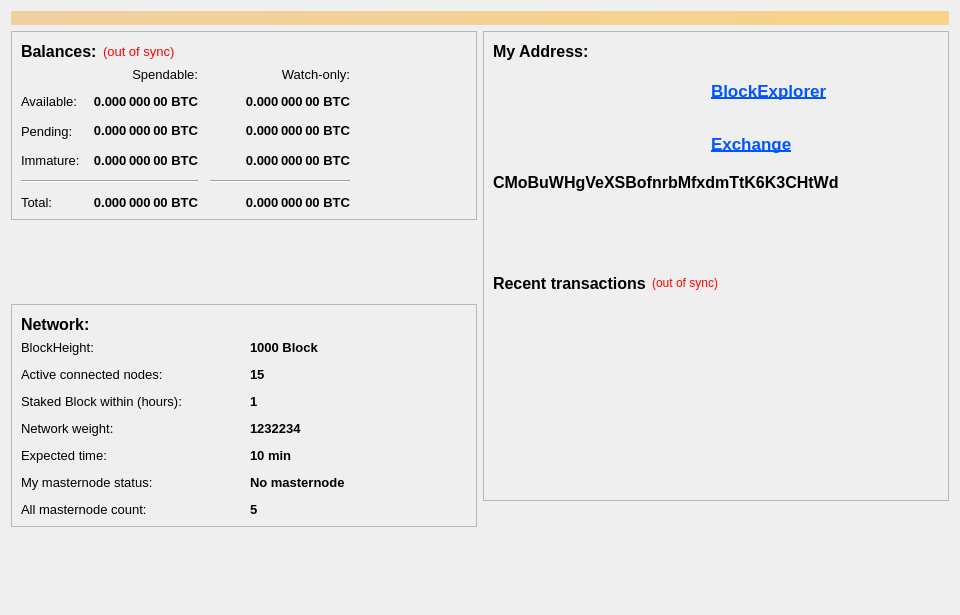
<?xml version="1.0" encoding="UTF-8"?>
<ui version="4.0">
 <class>OverviewPage</class>
 <widget class="QWidget" name="OverviewPage">
  <property name="geometry">
   <rect>
    <x>0</x>
    <y>0</y>
    <width>960</width>
    <height>615</height>
   </rect>
  </property>
  <property name="minimumSize">
   <size>
    <width>960</width>
    <height>0</height>
   </size>
  </property>
  <property name="windowTitle">
   <string>Form</string>
  </property>
  <layout class="QVBoxLayout" name="topLayout">
   <item>
    <widget class="QLabel" name="labelAlerts">
     <property name="visible">
      <bool>false</bool>
     </property>
     <property name="styleSheet">
      <string notr="true">background-color: qlineargradient(x1: 0, y1: 0, x2: 1, y2: 0, stop:0 #F0D0A0, stop:1 #F8D488); color:#000000;</string>
     </property>
     <property name="wordWrap">
      <bool>true</bool>
     </property>
     <property name="margin">
      <number>3</number>
     </property>
    </widget>
   </item>
   <item>
    <layout class="QHBoxLayout" name="horizontalLayout" stretch="1,1">
     <item>
      <layout class="QVBoxLayout" name="verticalLayout_2">
       <item>
        <widget class="QFrame" name="frame">
         <property name="frameShape">
          <enum>QFrame::StyledPanel</enum>
         </property>
         <property name="frameShadow">
          <enum>QFrame::Raised</enum>
         </property>
         <layout class="QVBoxLayout" name="verticalLayout_4">
          <item>
           <layout class="QHBoxLayout" name="horizontalLayout_4">
            <item>
             <widget class="QLabel" name="label_5">
              <property name="font">
               <font>
                <family>Arial</family>
                <pointsize>12</pointsize>
                <weight>75</weight>
                <bold>true</bold>
               </font>
              </property>
              <property name="text">
               <string>Balances:</string>
              </property>
             </widget>
            </item>
            <item>
             <widget class="QLabel" name="labelWalletStatus">
              <property name="font">
               <font>
                <pointsize>10</pointsize>
               </font>
              </property>
              <property name="cursor">
               <cursorShape>WhatsThisCursor</cursorShape>
              </property>
              <property name="toolTip">
               <string>The displayed information may be out of date. Your wallet automatically synchronizes with the CMPCO network after a connection is established, but this process has not completed yet.</string>
              </property>
              <property name="styleSheet">
               <string notr="true">QLabel { color: red; }</string>
              </property>
              <property name="text">
               <string notr="true">(out of sync)</string>
              </property>
              <property name="alignment">
               <set>Qt::AlignLeading|Qt::AlignLeft|Qt::AlignVCenter</set>
              </property>
             </widget>
            </item>
            <item>
             <spacer name="horizontalSpacer_3">
              <property name="orientation">
               <enum>Qt::Horizontal</enum>
              </property>
              <property name="sizeHint" stdset="0">
               <size>
                <width>40</width>
                <height>20</height>
               </size>
              </property>
             </spacer>
            </item>
           </layout>
          </item>
          <item>
           <layout class="QGridLayout" name="gridLayout">
            <property name="spacing">
             <number>12</number>
            </property>
            <item row="2" column="2">
             <widget class="QLabel" name="labelWatchPending">
              <property name="font">
               <font>
                <pointsize>10</pointsize>
                <weight>75</weight>
                <bold>true</bold>
               </font>
              </property>
              <property name="cursor">
               <cursorShape>IBeamCursor</cursorShape>
              </property>
              <property name="toolTip">
               <string>Unconfirmed transactions to watch-only addresses</string>
              </property>
              <property name="text">
               <string notr="true">0.000 000 00 BTC</string>
              </property>
              <property name="alignment">
               <set>Qt::AlignRight|Qt::AlignTrailing|Qt::AlignVCenter</set>
              </property>
              <property name="textInteractionFlags">
               <set>Qt::LinksAccessibleByMouse|Qt::TextSelectableByKeyboard|Qt::TextSelectableByMouse</set>
              </property>
             </widget>
            </item>
            <item row="2" column="1">
             <widget class="QLabel" name="labelUnconfirmed">
              <property name="font">
               <font>
                <pointsize>10</pointsize>
                <weight>75</weight>
                <bold>true</bold>
               </font>
              </property>
              <property name="cursor">
               <cursorShape>IBeamCursor</cursorShape>
              </property>
              <property name="toolTip">
               <string>Total of transactions that have yet to be confirmed, and do not yet count toward the spendable balance</string>
              </property>
              <property name="text">
               <string notr="true">0.000 000 00 BTC</string>
              </property>
              <property name="alignment">
               <set>Qt::AlignRight|Qt::AlignTrailing|Qt::AlignVCenter</set>
              </property>
              <property name="textInteractionFlags">
               <set>Qt::LinksAccessibleByMouse|Qt::TextSelectableByKeyboard|Qt::TextSelectableByMouse</set>
              </property>
             </widget>
            </item>
            <item row="3" column="2">
             <widget class="QLabel" name="labelWatchImmature">
              <property name="font">
               <font>
                <pointsize>10</pointsize>
                <weight>75</weight>
                <bold>true</bold>
               </font>
              </property>
              <property name="cursor">
               <cursorShape>IBeamCursor</cursorShape>
              </property>
              <property name="toolTip">
               <string>Staked or masternode rewards in watch-only addresses that has not yet matured</string>
              </property>
              <property name="text">
               <string notr="true">0.000 000 00 BTC</string>
              </property>
              <property name="alignment">
               <set>Qt::AlignRight|Qt::AlignTrailing|Qt::AlignVCenter</set>
              </property>
              <property name="textInteractionFlags">
               <set>Qt::LinksAccessibleByMouse|Qt::TextSelectableByKeyboard|Qt::TextSelectableByMouse</set>
              </property>
             </widget>
            </item>
            <item row="4" column="0" colspan="2">
             <widget class="Line" name="lineSpendableBalance">
              <property name="orientation">
               <enum>Qt::Horizontal</enum>
              </property>
             </widget>
            </item>
            <item row="4" column="2">
             <widget class="Line" name="lineWatchBalance">
              <property name="sizePolicy">
               <sizepolicy hsizetype="Preferred" vsizetype="Fixed">
                <horstretch>0</horstretch>
                <verstretch>0</verstretch>
               </sizepolicy>
              </property>
              <property name="minimumSize">
               <size>
                <width>140</width>
                <height>0</height>
               </size>
              </property>
              <property name="orientation">
               <enum>Qt::Horizontal</enum>
              </property>
             </widget>
            </item>
            <item row="5" column="0">
             <widget class="QLabel" name="labelTotalText">
              <property name="font">
               <font>
                <pointsize>10</pointsize>
               </font>
              </property>
              <property name="text">
               <string>Total:</string>
              </property>
             </widget>
            </item>
            <item row="3" column="1">
             <widget class="QLabel" name="labelImmature">
              <property name="font">
               <font>
                <pointsize>10</pointsize>
                <weight>75</weight>
                <bold>true</bold>
               </font>
              </property>
              <property name="cursor">
               <cursorShape>IBeamCursor</cursorShape>
              </property>
              <property name="toolTip">
               <string>Staked or masternode rewards that has not yet matured</string>
              </property>
              <property name="text">
               <string notr="true">0.000 000 00 BTC</string>
              </property>
              <property name="alignment">
               <set>Qt::AlignRight|Qt::AlignTrailing|Qt::AlignVCenter</set>
              </property>
              <property name="textInteractionFlags">
               <set>Qt::LinksAccessibleByMouse|Qt::TextSelectableByKeyboard|Qt::TextSelectableByMouse</set>
              </property>
             </widget>
            </item>
            <item row="2" column="3">
             <spacer name="horizontalSpacer_2">
              <property name="orientation">
               <enum>Qt::Horizontal</enum>
              </property>
              <property name="sizeHint" stdset="0">
               <size>
                <width>40</width>
                <height>20</height>
               </size>
              </property>
             </spacer>
            </item>
            <item row="3" column="0">
             <widget class="QLabel" name="labelImmatureText">
              <property name="font">
               <font>
                <pointsize>10</pointsize>
               </font>
              </property>
              <property name="text">
               <string>Immature:</string>
              </property>
             </widget>
            </item>
            <item row="5" column="1">
             <widget class="QLabel" name="labelTotal">
              <property name="font">
               <font>
                <pointsize>10</pointsize>
                <weight>75</weight>
                <bold>true</bold>
               </font>
              </property>
              <property name="cursor">
               <cursorShape>IBeamCursor</cursorShape>
              </property>
              <property name="toolTip">
               <string>Your current total balance</string>
              </property>
              <property name="text">
               <string notr="true">0.000 000 00 BTC</string>
              </property>
              <property name="alignment">
               <set>Qt::AlignRight|Qt::AlignTrailing|Qt::AlignVCenter</set>
              </property>
              <property name="textInteractionFlags">
               <set>Qt::LinksAccessibleByMouse|Qt::TextSelectableByKeyboard|Qt::TextSelectableByMouse</set>
              </property>
             </widget>
            </item>
            <item row="5" column="2">
             <widget class="QLabel" name="labelWatchTotal">
              <property name="font">
               <font>
                <pointsize>10</pointsize>
                <weight>75</weight>
                <bold>true</bold>
               </font>
              </property>
              <property name="cursor">
               <cursorShape>IBeamCursor</cursorShape>
              </property>
              <property name="toolTip">
               <string>Current total balance in watch-only addresses</string>
              </property>
              <property name="text">
               <string notr="true">0.000 000 00 BTC</string>
              </property>
              <property name="alignment">
               <set>Qt::AlignRight|Qt::AlignTrailing|Qt::AlignVCenter</set>
              </property>
              <property name="textInteractionFlags">
               <set>Qt::LinksAccessibleByMouse|Qt::TextSelectableByKeyboard|Qt::TextSelectableByMouse</set>
              </property>
             </widget>
            </item>
            <item row="0" column="2">
             <widget class="QLabel" name="labelWatchonly">
              <property name="font">
               <font>
                <pointsize>10</pointsize>
               </font>
              </property>
              <property name="text">
               <string>Watch-only:</string>
              </property>
              <property name="alignment">
               <set>Qt::AlignRight|Qt::AlignTrailing|Qt::AlignVCenter</set>
              </property>
             </widget>
            </item>
            <item row="1" column="0">
             <widget class="QLabel" name="labelBalanceText">
              <property name="font">
               <font>
                <pointsize>10</pointsize>
               </font>
              </property>
              <property name="text">
               <string>Available:</string>
              </property>
             </widget>
            </item>
            <item row="1" column="1">
             <widget class="QLabel" name="labelBalance">
              <property name="font">
               <font>
                <pointsize>10</pointsize>
                <weight>75</weight>
                <bold>true</bold>
               </font>
              </property>
              <property name="cursor">
               <cursorShape>IBeamCursor</cursorShape>
              </property>
              <property name="toolTip">
               <string>Your current spendable balance</string>
              </property>
              <property name="text">
               <string notr="true">0.000 000 00 BTC</string>
              </property>
              <property name="alignment">
               <set>Qt::AlignRight|Qt::AlignTrailing|Qt::AlignVCenter</set>
              </property>
              <property name="textInteractionFlags">
               <set>Qt::LinksAccessibleByMouse|Qt::TextSelectableByKeyboard|Qt::TextSelectableByMouse</set>
              </property>
             </widget>
            </item>
            <item row="1" column="2">
             <widget class="QLabel" name="labelWatchAvailable">
              <property name="font">
               <font>
                <pointsize>10</pointsize>
                <weight>75</weight>
                <bold>true</bold>
               </font>
              </property>
              <property name="cursor">
               <cursorShape>IBeamCursor</cursorShape>
              </property>
              <property name="toolTip">
               <string>Your current balance in watch-only addresses</string>
              </property>
              <property name="text">
               <string notr="true">0.000 000 00 BTC</string>
              </property>
              <property name="alignment">
               <set>Qt::AlignRight|Qt::AlignTrailing|Qt::AlignVCenter</set>
              </property>
              <property name="textInteractionFlags">
               <set>Qt::LinksAccessibleByMouse|Qt::TextSelectableByKeyboard|Qt::TextSelectableByMouse</set>
              </property>
             </widget>
            </item>
            <item row="2" column="0">
             <widget class="QLabel" name="labelPendingText">
              <property name="font">
               <font>
                <pointsize>10</pointsize>
               </font>
              </property>
              <property name="text">
               <string>Pending:</string>
              </property>
             </widget>
            </item>
            <item row="0" column="1">
             <widget class="QLabel" name="labelSpendable">
              <property name="font">
               <font>
                <pointsize>10</pointsize>
               </font>
              </property>
              <property name="text">
               <string>Spendable:</string>
              </property>
              <property name="alignment">
               <set>Qt::AlignRight|Qt::AlignTrailing|Qt::AlignVCenter</set>
              </property>
             </widget>
            </item>
           </layout>
          </item>
         </layout>
        </widget>
       </item>
       <item>
        <spacer name="verticalSpacer_4">
         <property name="orientation">
          <enum>Qt::Vertical</enum>
         </property>
         <property name="sizeHint" stdset="0">
          <size>
           <width>20</width>
           <height>40</height>
          </size>
         </property>
        </spacer>
       </item>
       <item>
        <widget class="QFrame" name="frame_3">
         <property name="frameShape">
          <enum>QFrame::StyledPanel</enum>
         </property>
         <property name="frameShadow">
          <enum>QFrame::Raised</enum>
         </property>
         <layout class="QVBoxLayout" name="verticalLayout_5">
          <item>
           <layout class="QHBoxLayout" name="horizontalLayout_5">
            <item>
             <widget class="QLabel" name="label_6">
              <property name="font">
               <font>
                <family>Arial</family>
                <pointsize>12</pointsize>
                <weight>75</weight>
                <bold>true</bold>
               </font>
              </property>
              <property name="text">
               <string>Network:</string>
              </property>
             </widget>
            </item>
            <item>
             <spacer name="horizontalSpacer_4">
              <property name="orientation">
               <enum>Qt::Horizontal</enum>
              </property>
              <property name="sizeHint" stdset="0">
               <size>
                <width>40</width>
                <height>20</height>
               </size>
              </property>
             </spacer>
            </item>
           </layout>
          </item>
          <item>
           <layout class="QGridLayout" name="gridLayout_2">
            <property name="spacing">
             <number>12</number>
            </property>
            <item row="1" column="0">
             <widget class="QLabel" name="labelPendingText_2">
              <property name="font">
               <font>
                <pointsize>10</pointsize>
               </font>
              </property>
              <property name="text">
               <string>Active connected nodes:</string>
              </property>
             </widget>
            </item>
            <item row="0" column="1">
             <widget class="QLabel" name="labelBlockHeight">
              <property name="font">
               <font>
                <pointsize>10</pointsize>
                <weight>75</weight>
                <bold>true</bold>
               </font>
              </property>
              <property name="cursor">
               <cursorShape>IBeamCursor</cursorShape>
              </property>
              <property name="toolTip">
               <string>Your current spendable balance</string>
              </property>
              <property name="text">
               <string notr="true">1000 Block</string>
              </property>
              <property name="alignment">
               <set>Qt::AlignLeading|Qt::AlignLeft|Qt::AlignVCenter</set>
              </property>
              <property name="textInteractionFlags">
               <set>Qt::LinksAccessibleByMouse|Qt::TextSelectableByKeyboard|Qt::TextSelectableByMouse</set>
              </property>
             </widget>
            </item>
            <item row="0" column="0">
             <widget class="QLabel" name="labelBalanceText_2">
              <property name="font">
               <font>
                <pointsize>10</pointsize>
               </font>
              </property>
              <property name="text">
               <string>BlockHeight:</string>
              </property>
             </widget>
            </item>
            <item row="4" column="0">
             <widget class="QLabel" name="labelTotalText_6">
              <property name="font">
               <font>
                <pointsize>10</pointsize>
               </font>
              </property>
              <property name="text">
               <string>Expected time:</string>
              </property>
             </widget>
            </item>
            <item row="3" column="0">
             <widget class="QLabel" name="labelTotalText_7">
              <property name="font">
               <font>
                <pointsize>10</pointsize>
               </font>
              </property>
              <property name="text">
               <string>Network weight:</string>
              </property>
             </widget>
            </item>
            <item row="2" column="1">
             <widget class="QLabel" name="labelStakeTime">
              <property name="font">
               <font>
                <pointsize>10</pointsize>
                <weight>75</weight>
                <bold>true</bold>
               </font>
              </property>
              <property name="cursor">
               <cursorShape>IBeamCursor</cursorShape>
              </property>
              <property name="toolTip">
               <string>Staked or masternode rewards that has not yet matured</string>
              </property>
              <property name="text">
               <string notr="true">1</string>
              </property>
              <property name="alignment">
               <set>Qt::AlignLeading|Qt::AlignLeft|Qt::AlignVCenter</set>
              </property>
              <property name="textInteractionFlags">
               <set>Qt::LinksAccessibleByMouse|Qt::TextSelectableByKeyboard|Qt::TextSelectableByMouse</set>
              </property>
             </widget>
            </item>
            <item row="2" column="0">
             <widget class="QLabel" name="labelImmatureText_2">
              <property name="font">
               <font>
                <pointsize>10</pointsize>
               </font>
              </property>
              <property name="text">
               <string>Staked Block within (hours):</string>
              </property>
             </widget>
            </item>
            <item row="6" column="0">
             <widget class="QLabel" name="labelTotalText_4">
              <property name="font">
               <font>
                <pointsize>10</pointsize>
               </font>
              </property>
              <property name="text">
               <string>All masternode count:</string>
              </property>
             </widget>
            </item>
            <item row="5" column="0">
             <widget class="QLabel" name="labelTotalText_5">
              <property name="font">
               <font>
                <pointsize>10</pointsize>
               </font>
              </property>
              <property name="text">
               <string>My masternode status:</string>
              </property>
             </widget>
            </item>
            <item row="1" column="1">
             <widget class="QLabel" name="labelActiveNodes">
              <property name="font">
               <font>
                <pointsize>10</pointsize>
                <weight>75</weight>
                <bold>true</bold>
               </font>
              </property>
              <property name="cursor">
               <cursorShape>IBeamCursor</cursorShape>
              </property>
              <property name="toolTip">
               <string>Total of transactions that have yet to be confirmed, and do not yet count toward the spendable balance</string>
              </property>
              <property name="text">
               <string notr="true">15</string>
              </property>
              <property name="alignment">
               <set>Qt::AlignLeading|Qt::AlignLeft|Qt::AlignVCenter</set>
              </property>
              <property name="textInteractionFlags">
               <set>Qt::LinksAccessibleByMouse|Qt::TextSelectableByKeyboard|Qt::TextSelectableByMouse</set>
              </property>
             </widget>
            </item>
            <item row="3" column="1">
             <widget class="QLabel" name="labelNetWeight">
              <property name="font">
               <font>
                <pointsize>10</pointsize>
                <weight>75</weight>
                <bold>true</bold>
               </font>
              </property>
              <property name="cursor">
               <cursorShape>IBeamCursor</cursorShape>
              </property>
              <property name="toolTip">
               <string>Staked or masternode rewards that has not yet matured</string>
              </property>
              <property name="text">
               <string notr="true">1232234</string>
              </property>
              <property name="alignment">
               <set>Qt::AlignLeading|Qt::AlignLeft|Qt::AlignVCenter</set>
              </property>
              <property name="textInteractionFlags">
               <set>Qt::LinksAccessibleByMouse|Qt::TextSelectableByKeyboard|Qt::TextSelectableByMouse</set>
              </property>
             </widget>
            </item>
            <item row="4" column="1">
             <widget class="QLabel" name="labelExpectedTime">
              <property name="font">
               <font>
                <pointsize>10</pointsize>
                <weight>75</weight>
                <bold>true</bold>
               </font>
              </property>
              <property name="cursor">
               <cursorShape>IBeamCursor</cursorShape>
              </property>
              <property name="toolTip">
               <string>Staked or masternode rewards that has not yet matured</string>
              </property>
              <property name="text">
               <string notr="true">10 min</string>
              </property>
              <property name="alignment">
               <set>Qt::AlignLeading|Qt::AlignLeft|Qt::AlignVCenter</set>
              </property>
              <property name="textInteractionFlags">
               <set>Qt::LinksAccessibleByMouse|Qt::TextSelectableByKeyboard|Qt::TextSelectableByMouse</set>
              </property>
             </widget>
            </item>
            <item row="5" column="1">
             <widget class="QLabel" name="labelMyMnStatus">
              <property name="font">
               <font>
                <pointsize>10</pointsize>
                <weight>75</weight>
                <bold>true</bold>
               </font>
              </property>
              <property name="cursor">
               <cursorShape>IBeamCursor</cursorShape>
              </property>
              <property name="toolTip">
               <string>Staked or masternode rewards that has not yet matured</string>
              </property>
              <property name="text">
               <string notr="true">No masternode</string>
              </property>
              <property name="alignment">
               <set>Qt::AlignLeading|Qt::AlignLeft|Qt::AlignVCenter</set>
              </property>
              <property name="textInteractionFlags">
               <set>Qt::LinksAccessibleByMouse|Qt::TextSelectableByKeyboard|Qt::TextSelectableByMouse</set>
              </property>
             </widget>
            </item>
            <item row="6" column="1">
             <widget class="QLabel" name="labelAllMnCount">
              <property name="font">
               <font>
                <pointsize>10</pointsize>
                <weight>75</weight>
                <bold>true</bold>
               </font>
              </property>
              <property name="cursor">
               <cursorShape>IBeamCursor</cursorShape>
              </property>
              <property name="toolTip">
               <string>Staked or masternode rewards that has not yet matured</string>
              </property>
              <property name="text">
               <string notr="true">5</string>
              </property>
              <property name="alignment">
               <set>Qt::AlignLeading|Qt::AlignLeft|Qt::AlignVCenter</set>
              </property>
              <property name="textInteractionFlags">
               <set>Qt::LinksAccessibleByMouse|Qt::TextSelectableByKeyboard|Qt::TextSelectableByMouse</set>
              </property>
             </widget>
            </item>
           </layout>
          </item>
         </layout>
        </widget>
       </item>
       <item>
        <spacer name="verticalSpacer">
         <property name="orientation">
          <enum>Qt::Vertical</enum>
         </property>
         <property name="sizeHint" stdset="0">
          <size>
           <width>20</width>
           <height>40</height>
          </size>
         </property>
        </spacer>
       </item>
      </layout>
     </item>
     <item>
      <layout class="QVBoxLayout" name="verticalLayout_3">
       <item>
        <widget class="QFrame" name="frame_2">
         <property name="frameShape">
          <enum>QFrame::StyledPanel</enum>
         </property>
         <property name="frameShadow">
          <enum>QFrame::Raised</enum>
         </property>
         <layout class="QVBoxLayout" name="verticalLayout">
          <item>
           <layout class="QHBoxLayout" name="horizontalLayout_3">
            <item>
             <widget class="QLabel" name="label_7">
              <property name="font">
               <font>
                <family>Arial</family>
                <pointsize>12</pointsize>
                <weight>75</weight>
                <bold>true</bold>
               </font>
              </property>
              <property name="text">
               <string>My Address:</string>
              </property>
             </widget>
            </item>
            <item>
             <spacer name="horizontalSpacer_5">
              <property name="orientation">
               <enum>Qt::Horizontal</enum>
              </property>
              <property name="sizeHint" stdset="0">
               <size>
                <width>40</width>
                <height>20</height>
               </size>
              </property>
             </spacer>
            </item>
           </layout>
          </item>
          <item>
           <layout class="QHBoxLayout" name="horizontalLayout_6">
            <item>
             <widget class="QLabel" name="labelMyQrcode">
              <property name="minimumSize">
               <size>
                <width>100</width>
                <height>100</height>
               </size>
              </property>
              <property name="maximumSize">
               <size>
                <width>100</width>
                <height>100</height>
               </size>
              </property>
              <property name="baseSize">
               <size>
                <width>100</width>
                <height>100</height>
               </size>
              </property>
              <property name="text">
               <string/>
              </property>
              <property name="pixmap">
               <pixmap>../res/images/qrcode.png</pixmap>
              </property>
              <property name="scaledContents">
               <bool>true</bool>
              </property>
             </widget>
            </item>
            <item>
             <spacer name="horizontalSpacer_6">
              <property name="orientation">
               <enum>Qt::Horizontal</enum>
              </property>
              <property name="sizeHint" stdset="0">
               <size>
                <width>40</width>
                <height>20</height>
               </size>
              </property>
             </spacer>
            </item>
            <item>
             <layout class="QVBoxLayout" name="verticalLayout_6">
              <item>
               <widget class="QLabel" name="labelBalanceText_5">
                <property name="palette">
                 <palette>
                  <active>
                   <colorrole role="WindowText">
                    <brush brushstyle="SolidPattern">
                     <color alpha="255">
                      <red>0</red>
                      <green>85</green>
                      <blue>255</blue>
                     </color>
                    </brush>
                   </colorrole>
                  </active>
                  <inactive>
                   <colorrole role="WindowText">
                    <brush brushstyle="SolidPattern">
                     <color alpha="255">
                      <red>0</red>
                      <green>85</green>
                      <blue>255</blue>
                     </color>
                    </brush>
                   </colorrole>
                  </inactive>
                  <disabled>
                   <colorrole role="WindowText">
                    <brush brushstyle="SolidPattern">
                     <color alpha="255">
                      <red>120</red>
                      <green>120</green>
                      <blue>120</blue>
                     </color>
                    </brush>
                   </colorrole>
                  </disabled>
                 </palette>
                </property>
                <property name="font">
                 <font>
                  <family>Arial</family>
                  <pointsize>13</pointsize>
                  <weight>75</weight>
                  <bold>true</bold>
                  <underline>true</underline>
                 </font>
                </property>
                <property name="text">
                 <string>BlockExplorer</string>
                </property>
               </widget>
              </item>
              <item>
               <widget class="QLabel" name="labelBalanceText_4">
                <property name="palette">
                 <palette>
                  <active>
                   <colorrole role="WindowText">
                    <brush brushstyle="SolidPattern">
                     <color alpha="255">
                      <red>0</red>
                      <green>85</green>
                      <blue>255</blue>
                     </color>
                    </brush>
                   </colorrole>
                  </active>
                  <inactive>
                   <colorrole role="WindowText">
                    <brush brushstyle="SolidPattern">
                     <color alpha="255">
                      <red>0</red>
                      <green>85</green>
                      <blue>255</blue>
                     </color>
                    </brush>
                   </colorrole>
                  </inactive>
                  <disabled>
                   <colorrole role="WindowText">
                    <brush brushstyle="SolidPattern">
                     <color alpha="255">
                      <red>120</red>
                      <green>120</green>
                      <blue>120</blue>
                     </color>
                    </brush>
                   </colorrole>
                  </disabled>
                 </palette>
                </property>
                <property name="font">
                 <font>
                  <family>Arial</family>
                  <pointsize>13</pointsize>
                  <weight>75</weight>
                  <bold>true</bold>
                  <underline>true</underline>
                 </font>
                </property>
                <property name="text">
                 <string>Exchange</string>
                </property>
               </widget>
              </item>
             </layout>
            </item>
            <item>
             <spacer name="horizontalSpacer_7">
              <property name="orientation">
               <enum>Qt::Horizontal</enum>
              </property>
              <property name="sizeHint" stdset="0">
               <size>
                <width>40</width>
                <height>20</height>
               </size>
              </property>
             </spacer>
            </item>
           </layout>
          </item>
          <item>
           <widget class="QLabel" name="labelMyAddress">
            <property name="font">
             <font>
              <family>Arial</family>
              <pointsize>12</pointsize>
              <weight>75</weight>
              <bold>true</bold>
             </font>
            </property>
            <property name="cursor">
             <cursorShape>IBeamCursor</cursorShape>
            </property>
            <property name="toolTip">
             <string>Your current spendable balance</string>
            </property>
            <property name="text">
             <string notr="true">CMoBuWHgVeXSBofnrbMfxdmTtK6K3CHtWd</string>
            </property>
            <property name="alignment">
             <set>Qt::AlignLeading|Qt::AlignLeft|Qt::AlignVCenter</set>
            </property>
            <property name="textInteractionFlags">
             <set>Qt::LinksAccessibleByMouse|Qt::TextSelectableByKeyboard|Qt::TextSelectableByMouse</set>
            </property>
           </widget>
          </item>
          <item>
           <spacer name="verticalSpacer_3">
            <property name="orientation">
             <enum>Qt::Vertical</enum>
            </property>
            <property name="sizeType">
             <enum>QSizePolicy::Fixed</enum>
            </property>
            <property name="sizeHint" stdset="0">
             <size>
              <width>20</width>
              <height>75</height>
             </size>
            </property>
           </spacer>
          </item>
          <item>
           <layout class="QHBoxLayout" name="horizontalLayout_2">
            <item>
             <widget class="QLabel" name="label_4">
              <property name="font">
               <font>
                <family>Arial</family>
                <pointsize>12</pointsize>
                <weight>75</weight>
                <bold>true</bold>
               </font>
              </property>
              <property name="text">
               <string>Recent transactions</string>
              </property>
             </widget>
            </item>
            <item>
             <widget class="QLabel" name="labelTransactionsStatus">
              <property name="cursor">
               <cursorShape>WhatsThisCursor</cursorShape>
              </property>
              <property name="toolTip">
               <string>The displayed information may be out of date. Your wallet automatically synchronizes with the CMPCO network after a connection is established, but this process has not completed yet.</string>
              </property>
              <property name="styleSheet">
               <string notr="true">QLabel { color: red; }</string>
              </property>
              <property name="text">
               <string notr="true">(out of sync)</string>
              </property>
              <property name="alignment">
               <set>Qt::AlignRight|Qt::AlignTrailing|Qt::AlignVCenter</set>
              </property>
             </widget>
            </item>
            <item>
             <spacer name="horizontalSpacer">
              <property name="orientation">
               <enum>Qt::Horizontal</enum>
              </property>
              <property name="sizeHint" stdset="0">
               <size>
                <width>40</width>
                <height>20</height>
               </size>
              </property>
             </spacer>
            </item>
           </layout>
          </item>
          <item>
           <widget class="QListView" name="listTransactions">
            <property name="styleSheet">
             <string notr="true">QListView { background: transparent; }</string>
            </property>
            <property name="frameShape">
             <enum>QFrame::NoFrame</enum>
            </property>
            <property name="verticalScrollBarPolicy">
             <enum>Qt::ScrollBarAlwaysOff</enum>
            </property>
            <property name="horizontalScrollBarPolicy">
             <enum>Qt::ScrollBarAlwaysOff</enum>
            </property>
            <property name="selectionMode">
             <enum>QAbstractItemView::NoSelection</enum>
            </property>
           </widget>
          </item>
         </layout>
        </widget>
       </item>
       <item>
        <spacer name="verticalSpacer_2">
         <property name="orientation">
          <enum>Qt::Vertical</enum>
         </property>
         <property name="sizeType">
          <enum>QSizePolicy::Expanding</enum>
         </property>
         <property name="sizeHint" stdset="0">
          <size>
           <width>20</width>
           <height>40</height>
          </size>
         </property>
        </spacer>
       </item>
      </layout>
     </item>
    </layout>
   </item>
  </layout>
 </widget>
 <resources/>
 <connections/>
</ui>
